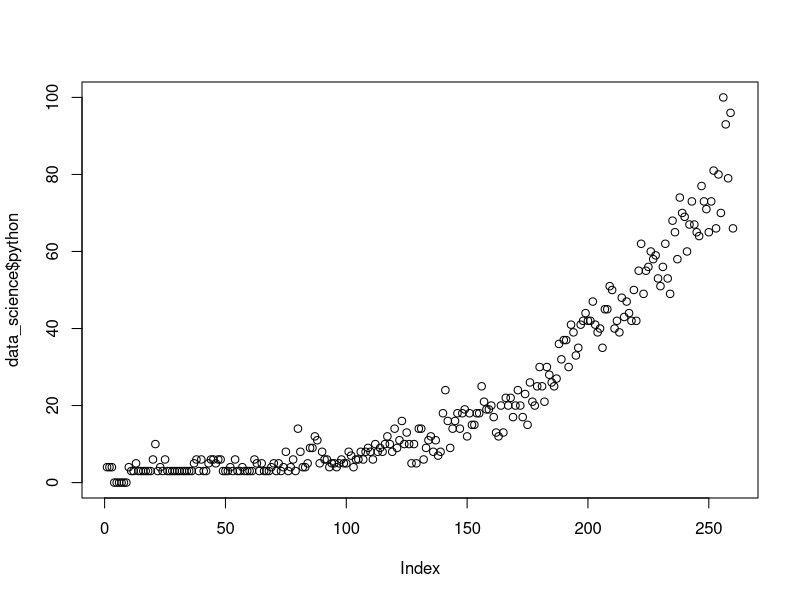
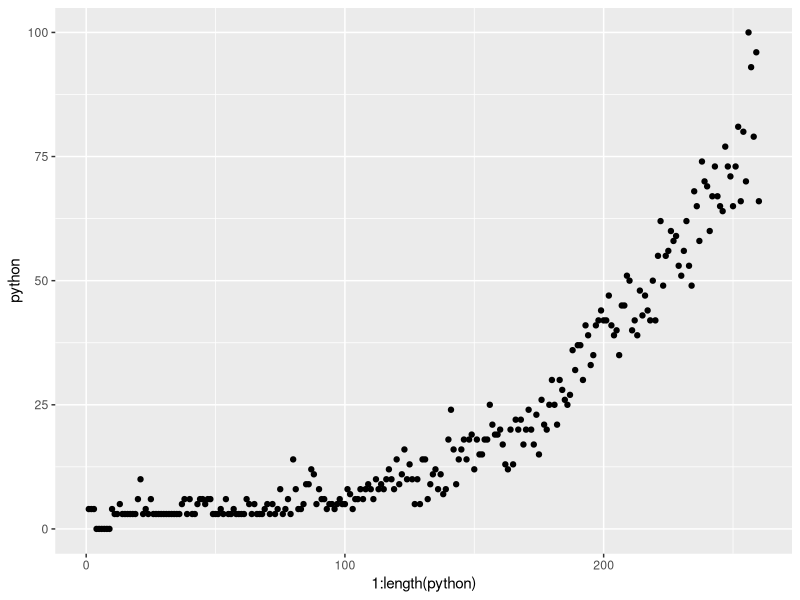
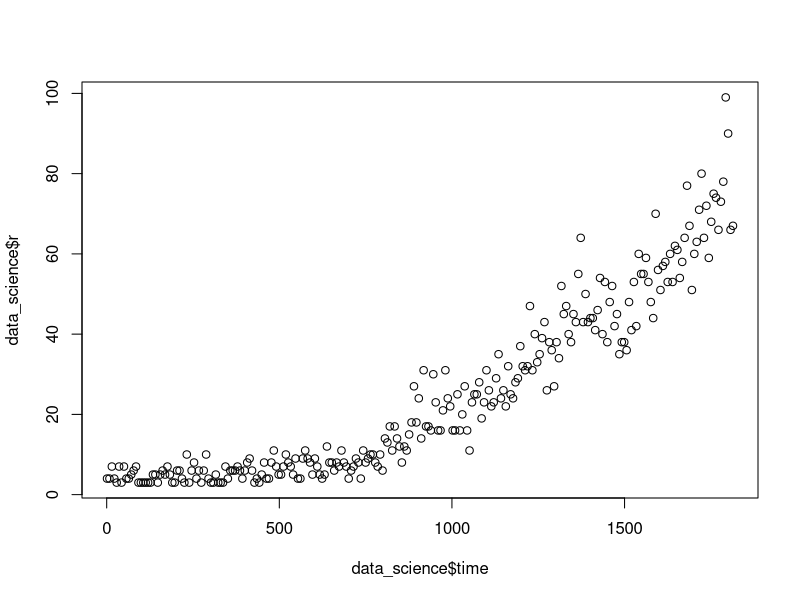
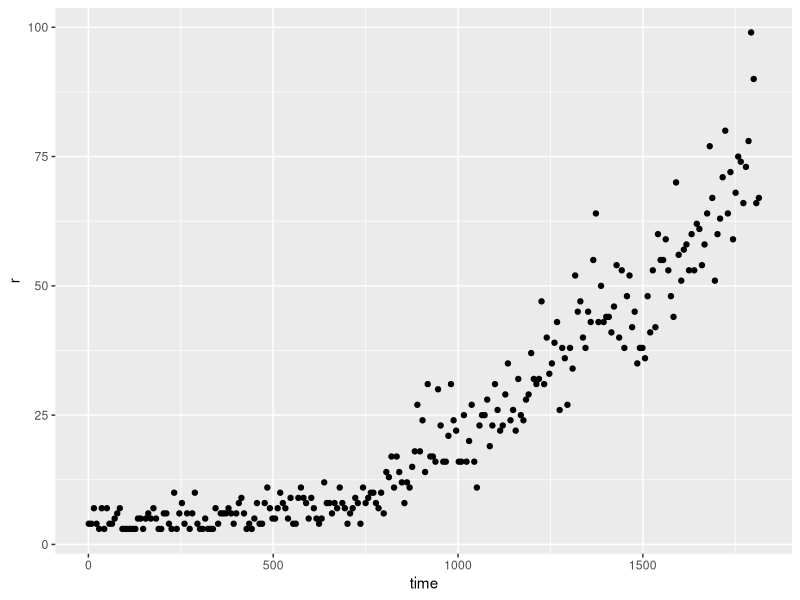
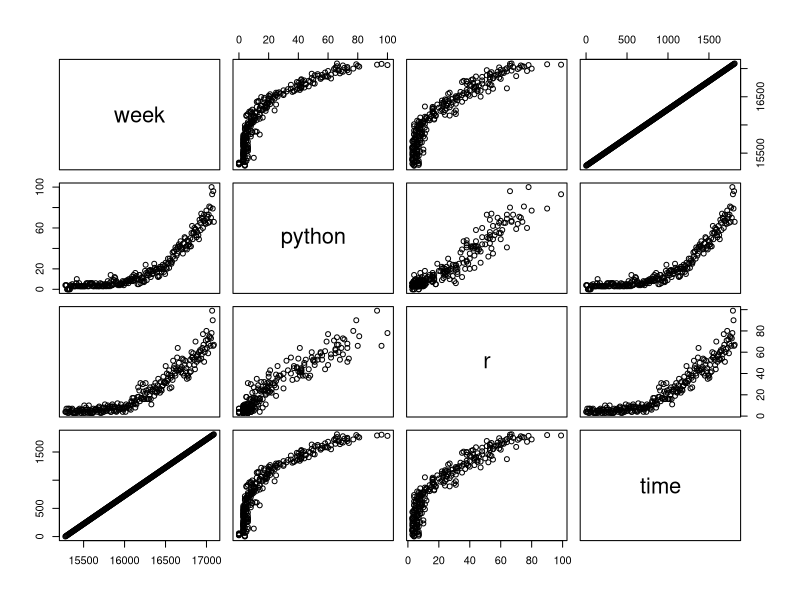
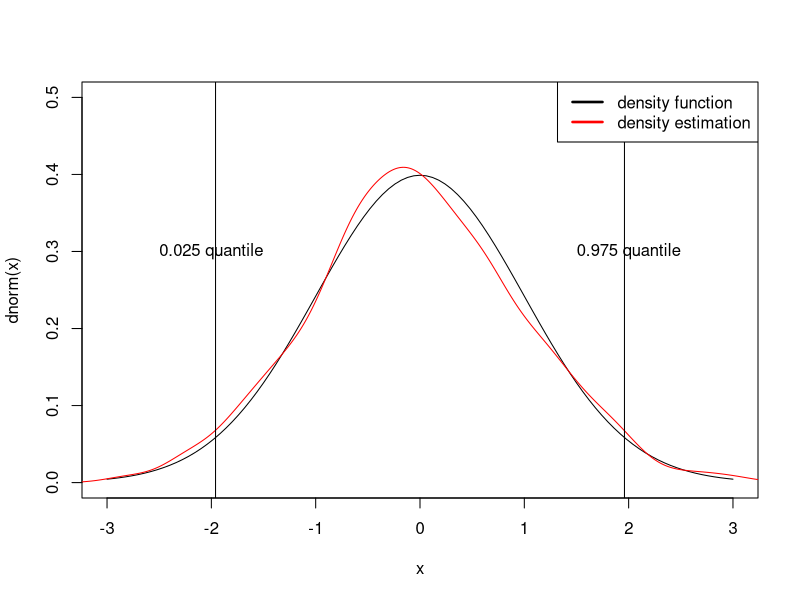
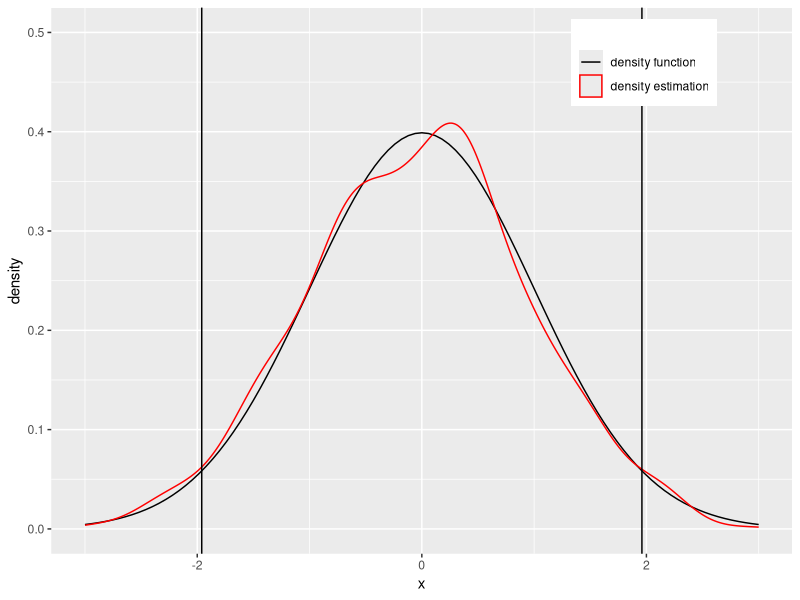
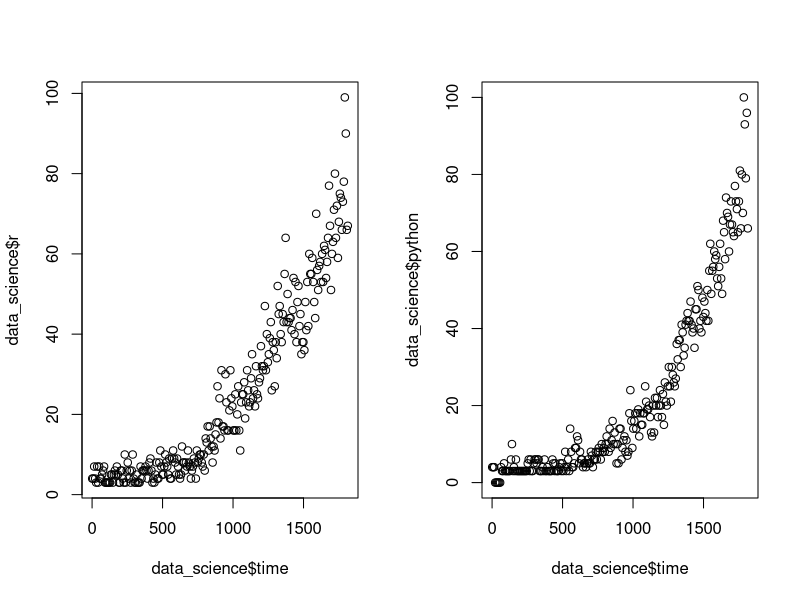

These figures' R source, in order:
## ---- chunk 1
knitr::opts_chunk$set(echo = TRUE,
											fig.width = 4,
											fig.height = 3.5,
											fig.align = 'center')
library(ggplot2)
library(tidyverse)
## ---- chunk 2
data_science <- read.csv("data_science.csv")
# convert string to date object 
data_science$week <- as.Date(data_science$week, "%Y-%m-%d")
# create a numeric column representing the time
data_science$time <- as.numeric(data_science$week)
data_science$time <- data_science$time - data_science$time[1] + 1
## ---- chunk 3
python.lm <- lm(python ~ time, data = data_science)
r.lm <- lm(r ~ time, data = data_science)
## ---- chunk 4
plot(data_science$python)

#tidyverse
data_science %>% ggplot()+geom_point(aes(x=1:length(python), y=python))
## ---- chunk 5
plot(data_science$time, data_science$r)

#tidyverse
data_science %>% ggplot()+geom_point(aes(x=time, y=r))
## ---- chunk 6
plot(data_science)
## ---- chunk 7
curve(dnorm, xlim = c(-3, 3), ylim = c(0, 0.5))  # create a plot for the density of normal distribution
lines(density(rnorm(1000)), col = "red") # add a line (kernel density estimation) to the plot created
abline(v=qnorm(0.025)) # add a vertical line (0.025 quanitle of standrad normal distribution)
abline(v=qnorm(0.975)) # add a vertical line (0.975 quanitle of standrad normal distribution)
text(-2, 0.3, "0.025 quantile") # add text
text(2, 0.3, "0.975 quantile") # add text
legend("topright", c("density function", "density estimation"), 
       lwd=c(2.5,2.5), # Line widths in the legend
       col=c("black", "red")) # Add legend

#tidyverse
ggplot(data = data.frame(data = rnorm(1000)))+
        stat_function(fun = dnorm, mapping=aes(color = 'density function'))+
        geom_density(aes(x=data, color = 'density estimation'))+
        geom_vline(xintercept=qnorm(0.025))+
        geom_vline(xintercept=qnorm(0.975))+
        scale_colour_manual("", 
                      breaks = c("density function", "density estimation"),
                      values = c("black", "red"))+
        xlab("x")+
        xlim(-3,3)+
        ylim(0,0.5)+
        theme(legend.position = c(0.8, 0.9))
## ---- chunk 8
par(mfrow=c(1, 2))
plot(data_science$time, data_science$r)
plot(data_science$time, data_science$python)

#tidyverse
data_science %>% pivot_longer(
	cols = c(r, python),
	names_to = "Language",
	values_to = "Search index"
) %>% ggplot(aes(x = time, y = `Search index`)) +
	geom_point() + facet_wrap(. ~ Language) +
	theme_bw()
## ---- chunk 9
# Uncomment the following lines to install the packages 
# install.packages("devtools")
# devtools::install_github("thomasp85/patchwork")
## ---- chunk 10
library(ggplot2)
library(patchwork)

p1 <- ggplot(mtcars) + geom_point(aes(mpg, disp))
p2 <- ggplot(mtcars) + geom_boxplot(aes(gear, disp, group = gear))

p1 + p2 
## ---- chunk 11
p3 <- ggplot(mtcars) + geom_smooth(aes(disp, qsec), formula = 'y~x' ,method = 'loess')
p4 <- ggplot(mtcars) + geom_bar(aes(carb))


(p1 | p2 | p3) /
      p4

(p1 | p2)/
  (p3 | p4)
## ---- chunk 12
summary(r.lm)
## ---- chunk 13
# Insert your code here and save the coefficients vector 

## ---- chunk 14
# Insert your code here and save the confidence intervals 

## ---- chunk 15
# We already got the estimate in r.lm
# Insert your code here and save the confidence intervals
bootOnce <- function() {
  # boot.index <- sample()
  
  # Use the index to get Y and X
  # y.sample <- 
  # x.sample <- 
    
  # Fit the linear regression with the new data
  # fit.model <- 
  
  # Get the estimate and return the results
  # coef <- 
  # return()
}
## ---- chunk 16
# Complete the codes
# boot.stats <- 
## ---- chunk 17
# Subtract the original estimates from boot.stats
# quantile.seq <- boot.stats - r.lm$coefficients

# Get the quantiles


# Confidence intervals

## ---- chunk 18
# Insert your code here and save the coefficients vector and prediction error 

# Insert your code here and save the coefficients vector and prediction error 


## ---- chunk 19
# Insert your code here and save the prediction interval as
#`pred.int.2013`

# Insert your code here and save the prediction interval as
#`pred.int.2015`

## ---- chunk 20
# Insert your code here

## ---- chunk 21
# Insert your code here

